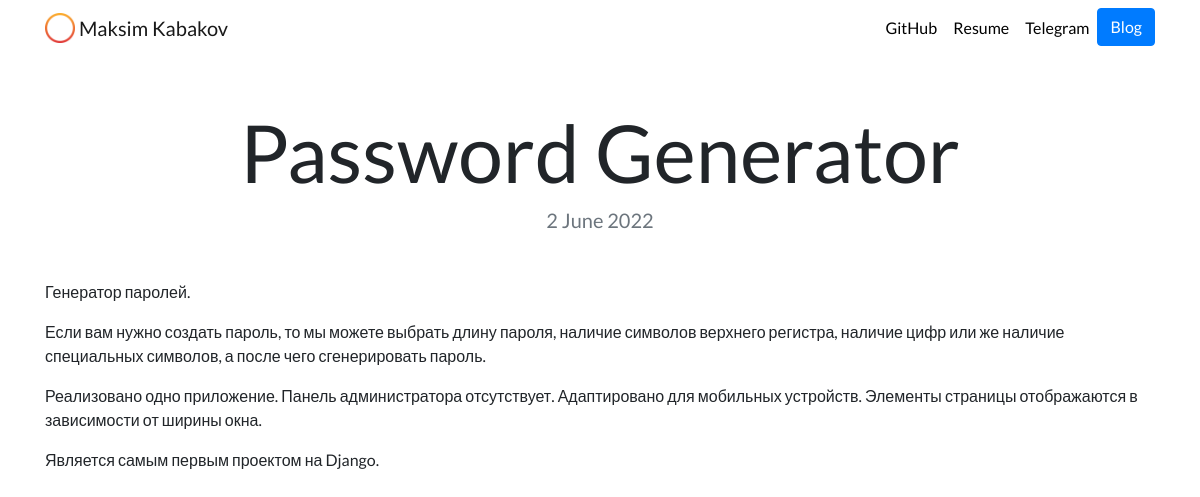
The app's page /blog/5/, older data.
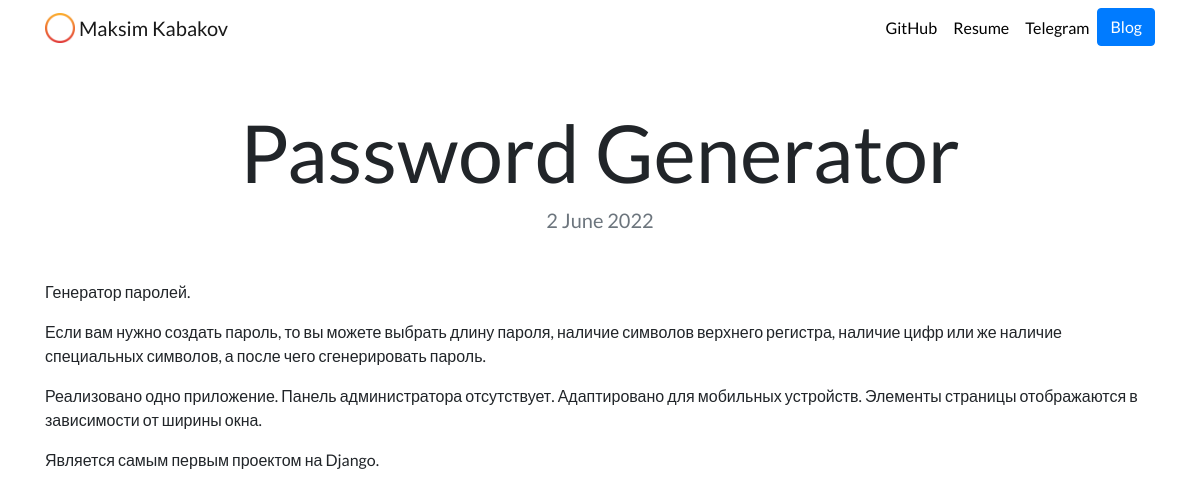
The same page, newer data.
### blog/models.py (models this page shows, shortened)
class Blog(models.Model):
    title = models.CharField(max_length=200)
    description = models.TextField()
    date = models.DateField()

### blog/views.py (the view)
# urls.py: path('<int:blog_id>/', views.detail, name='detail'),
def detail(request, blog_id):
    blog = get_object_or_404(Blog, pk=blog_id)
    return render(request, 'blog/detail.html', {'one_str': blog})

### blog/templates/blog/detail.html
{% extends "portfolio/base.html" %}
{% load static %}
{% block content %}
<h1 class="text-center mt-5" id="blogdetailtitle">{{ one_str.title }}</h1>
<h5 class="text-center text-muted mb-5">{{ one_str.date|date:'j F Y' }}</h5>
{{ one_str.description|safe }}
{% endblock %}

Row changes from the older to the newer data that the page shows:
changed Blog "Password Generator": description "…нужно создать пароль, то мы можете выбрать длину пароля,…" → "…нужно создать пароль, то вы можете выбрать длину пароля,…"
